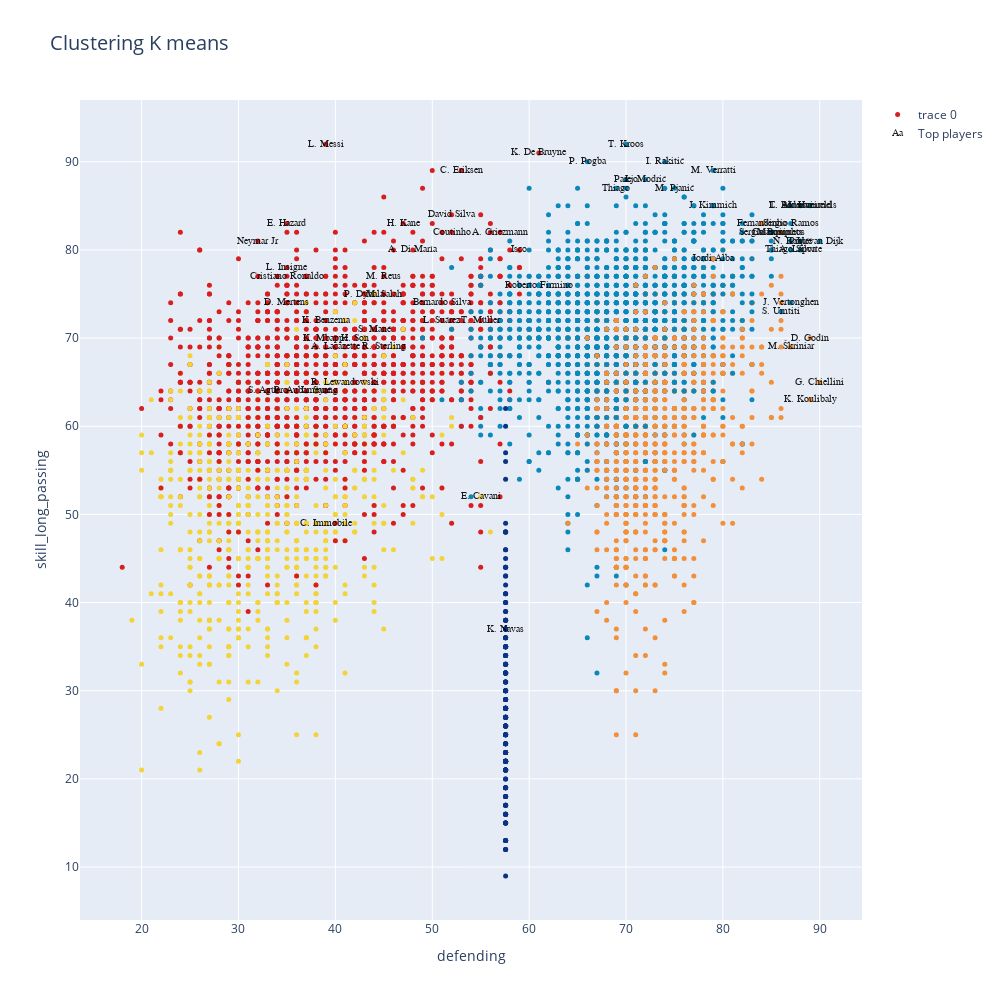

Notebook code cell kept with this figure:
### Code cell
data=[]
bool_crack=df_n["overall"] > 85
bool_no_crack=df_n["overall"]<86


kmean_clusters = go.Scatter(x=df_skills[skill_1], y=df_skills[skill_2],
                           mode='markers',
                        text=df_n.loc[:,'short_name'],
                           marker=dict(
                                size=5,
                                color = clusters.astype(np.float), #set color equal to a variable
                                colorscale='Portland',
                                showscale=False)
                           )

crack =go.Scatter(x=df_skills.loc[bool_crack,skill_1], y=df_skills.loc[bool_crack,skill_2],name='Top players',
                      text=df_n.loc[bool_crack,'short_name'],
                      textfont=dict(family='sans serif',size=10,color='black'),
                      opacity=0.9,mode='text')

data=[kmean_clusters,crack]

layout = go.Layout(title="Clustering K means ",titlefont=dict(size=20),
                xaxis=dict(title=skill_1),
                yaxis=dict(title=skill_2),
                autosize=False, width=1000,height=1000)

fig = go.Figure(data=data, layout=layout)

iplot(fig)

### Figure 1 — Plotly figure (JSON) as saved in the notebook; plotly's stock layout.template omitted (floating-point values rounded to 4 significant figures; data arrays with more than 128 entries replaced by an {"elided": "..."} marker saying what was removed)
{"data": [{"marker": {"color": {"elided": "5337 int values"}, "colorscale": [[0, "rgb(12,51,131)"], [0.25, "rgb(10,136,186)"], [0.5, "rgb(242,211,56)"], [0.75, "rgb(242,143,56)"], [1, "rgb(217,30,30)"]], "showscale": false, "size": 5}, "mode": "markers", "text": {"elided": "5337 str values"}, "type": "scatter", "x": {"elided": "5337 float values"}, "y": {"elided": "5337 int values"}}, {"mode": "text", "name": "Top players", "opacity": 0.9, "text": ["L. Messi", "Cristiano Ronaldo", "Neymar Jr", "E. Hazard", "K. De Bruyne", "V. van Dijk", "L. Modrić", "M. Salah", "K. Mbappé", "K. Koulibaly", "H. Kane", "N. Kanté", "G. Chiellini", "S. Agüero", "Sergio Ramos", "L. Suárez", "R. Lewandowski", "Sergio Busquets", "A. Griezmann", "P. Dybala", "P. Pogba", "R. Sterling", "C. Eriksen", "Piqué", "David Silva", "E. Cavani", "D. Godín", "T. Kroos", "M. Reus", "P. Aubameyang", "S. Mané", "A. Laporte", "Bernardo Silva", "Casemiro", "H. Son", "Fernandinho", "Thiago Silva", "K. Benzema", "J. Vertonghen", "D. Mertens", "M. Hummels", "T. Alderweireld", "Jordi Alba", "Thiago", "K. Navas", "L. Insigne", "L. Sané", "Marquinhos", "M. Škriniar", "M. Verratti", "S. Umtiti", "J. Kimmich", "Isco", "Roberto Firmino", "I. Rakitić", "M. Pjanić", "A. Di María", "L. Bonucci", "Coutinho", "Parejo", "T. Müller", "C. Immobile", "A. Lacazette"], "textfont": {"color": "black", "family": "sans serif", "size": 10}, "type": "scatter", "x": [39, 35, 32, 35, 61, 90, 72, 45, 39, 89, 47, 87, 90, 33, 87, 51, 41, 85, 57, 43, 66, 45, 53, 88, 52, 55, 89, 70, 45, 37, 44, 88, 51, 85, 42, 84, 87, 39, 87, 35, 89, 88, 79, 69, 57.57, 35, 38, 86, 87, 79, 86, 79, 59, 61, 74, 75, 48, 87, 52, 70, 55, 39, 40], "y": [92, 77, 81, 83, 91, 81, 88, 75, 70, 63, 83, 81, 65, 64, 83, 72, 65, 82, 82, 75, 90, 69, 89, 81, 84, 52, 70, 92, 77, 64, 71, 80, 74, 82, 70, 83, 80, 72, 74, 74, 85, 85, 79, 87, 37, 78, 64, 82, 69, 89, 73, 85, 80, 76, 90, 87, 80, 85, 82, 88, 72, 49, 69]}], "layout": {"autosize": false, "height": 1000, "title": {"font": {"size": 20}, "text": "Clustering K means "}, "width": 1000, "xaxis": {"title": {"text": "defending"}}, "yaxis": {"title": {"text": "skill_long_passing"}}}}
